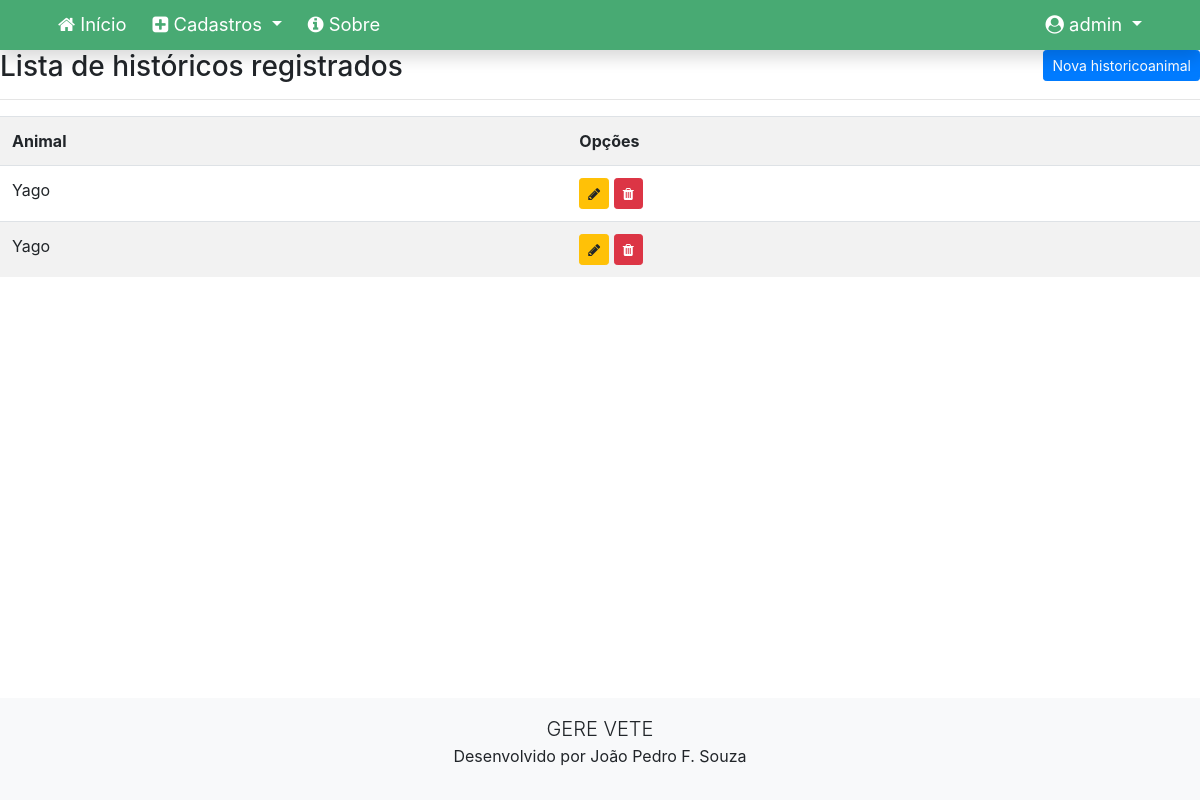
The page /listar/historicos/ (signed in) on the database as committed earlier.
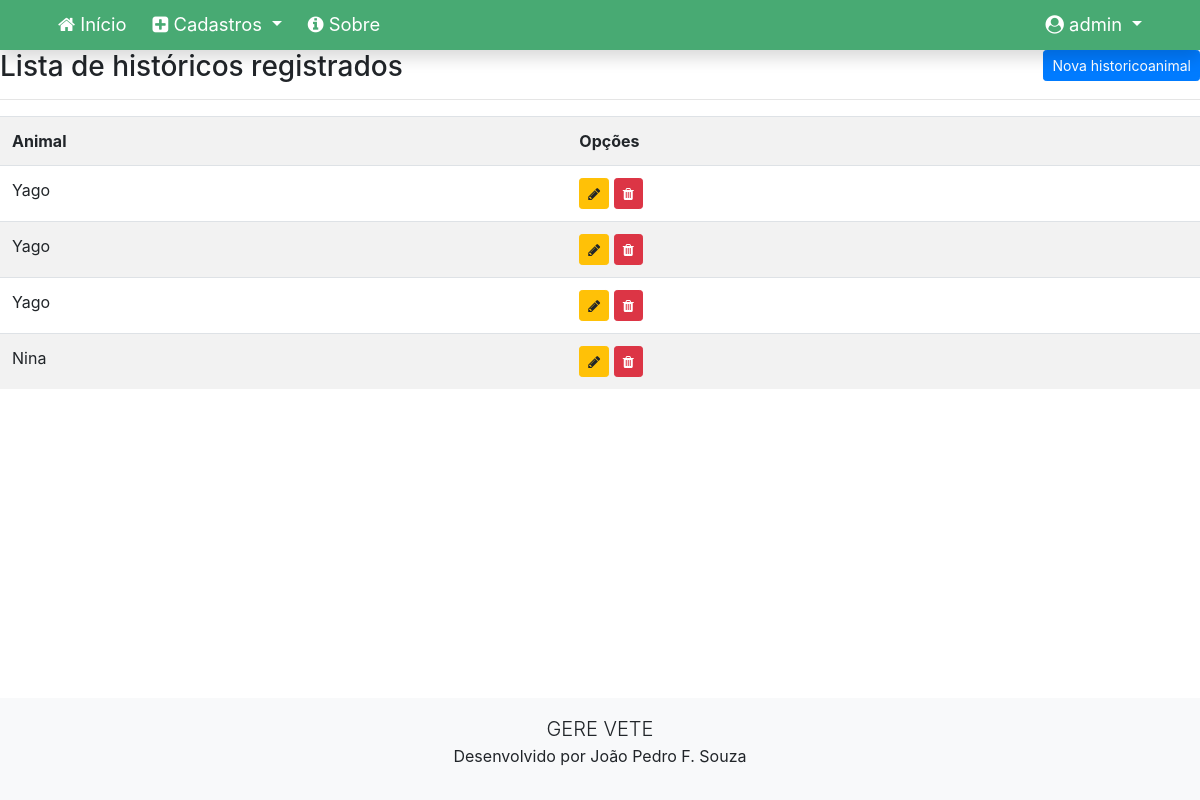
The same page on the database as committed later.
### cadastros/models.py (models this page shows, shortened)
class HistoricoAnimal(models.Model):
    animal = models.ForeignKey(Animal, on_delete=models.CASCADE)
    observacoes = models.TextField()
    medicamento = models.CharField(max_length=100)

class Animal(models.Model):
    nome = models.CharField(max_length=100)
    lote = models.CharField(max_length=100)
    nomePai = models.CharField(max_length=100)
    numeroPai = models.CharField(max_length=100)
    nomeMae = models.CharField(max_length=100)
    numeroMae = models.CharField(max_length=100)
    motivoBaixa = models.CharField(max_length=100)
    partosNaoLancados = models.IntegerField()
    dataNascimento = models.DateField()
    dataBaixa = models.DateField()
    fazenda = models.ForeignKey(Fazenda, on_delete=models.CASCADE)
    usuario = models.ForeignKey(User, on_delete=models.PROTECT)

### cadastros/views.py (the view)
# urls.py: path('listar/historicos/', HistoricoanimalList.as_view(), name='historicoanimal-list'),
class HistoricoanimalList(LoginRequiredMixin, ListView):
    login_url = reverse_lazy('login')
    model = HistoricoAnimal
    template_name = 'cadastros/listas/historicoanimal.html'

### cadastros/templates/cadastros/listas/historicoanimal.html (shortened to what this page needs)
{% extends 'paginas/modelo-blue-deep.html' %}
{% load static %}
{% block conteudo %}
<h3>
    Lista de históricos registrados
    <a href="{% url 'historicoanimal-create' %}" class="btn btn-primary btn-sm float-right">Nova historicoanimal</a>
</h3>
<hr>
<div class="table-responsive">
    <table class="table table-striped">
        <tr>
            <th>Animal</th>
            <th>Opções</th>
        </tr>
        {% for historicoanimal in object_list %}
        <tr>
            <td>{{ historicoanimal.animal.nome}}</td>
            <td>
                <a href="{% url 'historicoanimal-update' historicoanimal.pk %}" class="btn btn-warning btn-sm" title="Editar">
                    <i class="fa fa-pencil" aria-hidden="true"></i>
                </a>
                <a href="{% url 'historicoanimal-delete' historicoanimal.pk %}" class="btn btn-danger btn-sm" title="Excluir">
                    <i class="fa fa-trash" aria-hidden="true"></i>
                </a>
            </td>
        </tr>
        {% empty %}
        <tr>
            <td colspan="3">Nenhum histórico registrado.</td>
        </tr>
        {% endfor %}
    </table>
</div>
{% endblock %}

Rows that differ between the two databases and show on the page:
added HistoricoAnimal: animal.nome "Yago"
added HistoricoAnimal: animal.nome "Nina"
